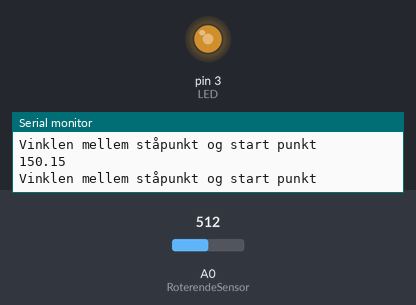
This sketch was run on a simulated Arduino Uno, built with avr-gcc and run on an emulated ATmega328P. Parts: output pins drawn as LEDs (lit = HIGH), the last lines printed to the serial monitor. Inputs (shaded band) come from the test bench; at power-on: A0 (RoterendeSensor) = 512.

Above: at 1.2 s.
1.3 s: A0 (RoterendeSensor) set to 349
At 2.3 s:
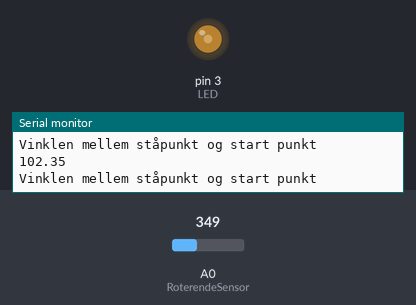
2.8 s: A0 (RoterendeSensor) set to 333
At 3.2 s:
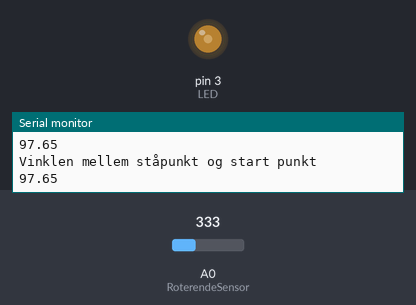
4.3 s: A0 (RoterendeSensor) set to 38
At 5.5 s:
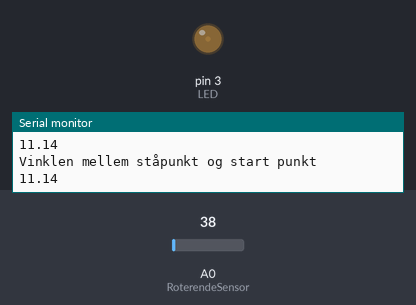
5.8 s: A0 (RoterendeSensor) set to 32
At 6.5 s:
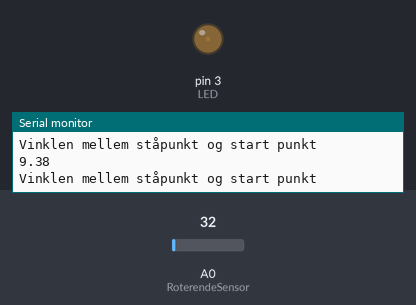
8.8 s: A0 (RoterendeSensor) set to 716
At 9.4 s:
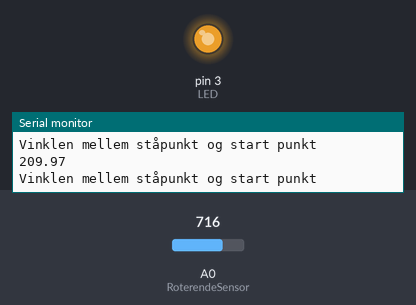
10.3 s: A0 (RoterendeSensor) set to 0
At 11.5 s:
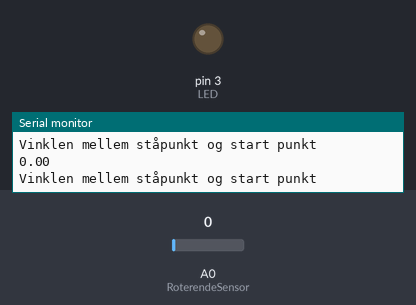
Timing chart, 0 to 12.8 s (numbered marks = the images above; inputs shaded):
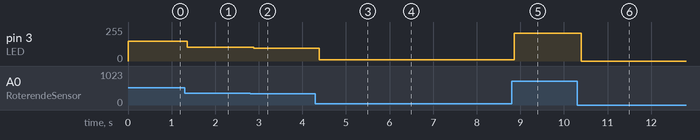

Measured:
- after the input at 1.3 s, pin 3 (LED): 150/255 → 102/255 after 0.06 s
- after the input at 2.8 s, pin 3 (LED): 102/255 → 97/255 after 0.09 s
- after the input at 4.3 s, pin 3 (LED): 97/255 → 11/255 after 0.09 s
- after the input at 5.8 s, pin 3 (LED): 11/255 → 9/255 after 0.08 s
- after the input at 8.8 s, pin 3 (LED): 9/255 → 209/255 after 0.07 s
- after the input at 10.3 s, pin 3 (LED): 209/255 → 0/255 after 0.09 s

The sketch:

Arduino_roterende_censor.ino
```cpp
// #define til at give et navn til en konstant værdi
#define RoterendeSensor A0 //Tilkoblet pin A0
#define FuldRotation 300
#define LED 3 //LED er tilsluttet pin 3
#define ADC 5 //Så den kan aflæse sensoren lettere og mere præcis
#define VCC 5 //Normalt 5v


void setup()
{
    Serial.begin(9600); //Hvor hurtig den kommunikerer
    pinMode(RoterendeSensor, INPUT);
    pinMode(LED,OUTPUT); //Klargør til pin 3 til output
}

void loop()
{
    float vol;
    int sensorValue = analogRead(RoterendeSensor);
    vol = (float)sensorValue*ADC/1023;
    float degrees = (vol*FuldRotation)/VCC; //Beregn degree
    Serial.println("Vinklen mellem ståpunkt og start punkt"); //Printer sætningen i serial monitor
    Serial.println(degrees);

    int brightness;
    brightness = map(degrees, 0, FuldRotation, 0, 300);
    analogWrite(LED,brightness);
    //Millisekunder
    delay(0.05); //Vent i 0.05 ms

}
```
